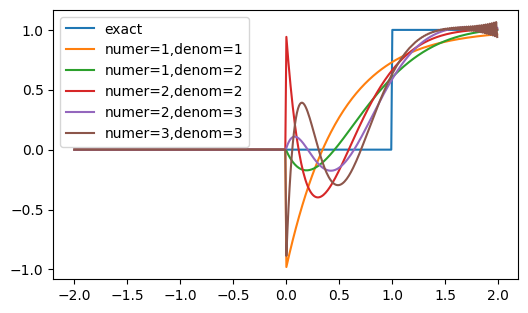

This figure's Python source:
import numpy as np
from matplotlib.pyplot import subplots, style, savefig, show

from lcapy import *

H = exp(-s)
Ha11 = H.approximate_exp(order=1)
Ha12 = H.approximate_exp(order=2, numer_order=1)
Ha22 = H.approximate_exp(order=2)
Ha23 = H.approximate_exp(order=3, numer_order=2)
Ha33 = H.approximate_exp(order=3)

tv = np.arange(400) / 400 * 4 - 2

xv = (tv >= 0) * 1

fig, axes = subplots(1, figsize=(6, 3.5))

axes.plot(tv, H.response(xv, tv), label='exact')
axes.plot(tv, Ha11.response(xv, tv), label='numer=1,denom=1')
axes.plot(tv, Ha12.response(xv, tv), label='numer=1,denom=2')
axes.plot(tv, Ha22.response(xv, tv), label='numer=2,denom=2')
axes.plot(tv, Ha23.response(xv, tv), label='numer=2,denom=3')
axes.plot(tv, Ha33.response(xv, tv), label='numer=3,denom=3')
axes.legend()

savefig(__file__.replace('.py', '.png'), bbox_inches='tight')
